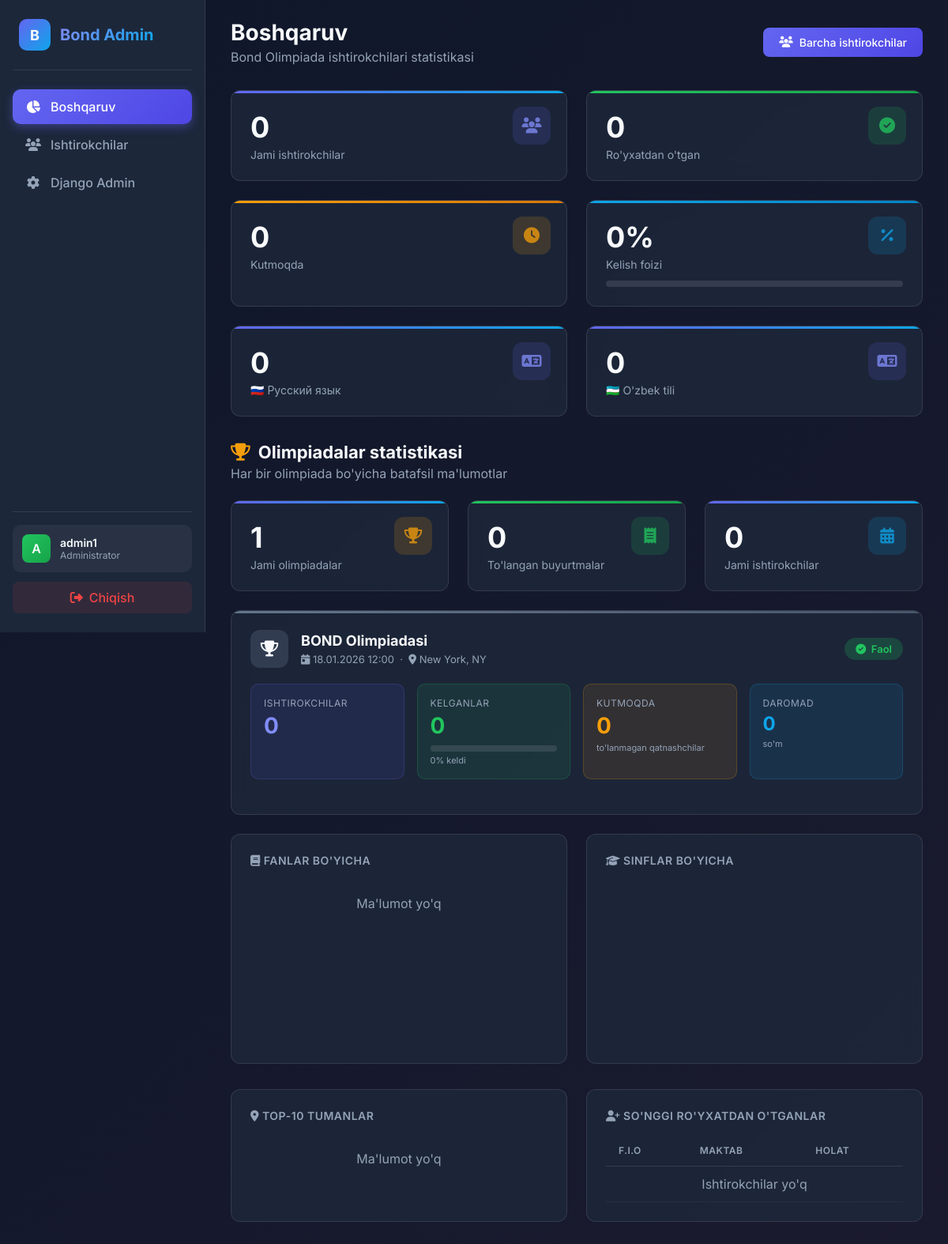
The app's page /panel/ (signed in), older data.
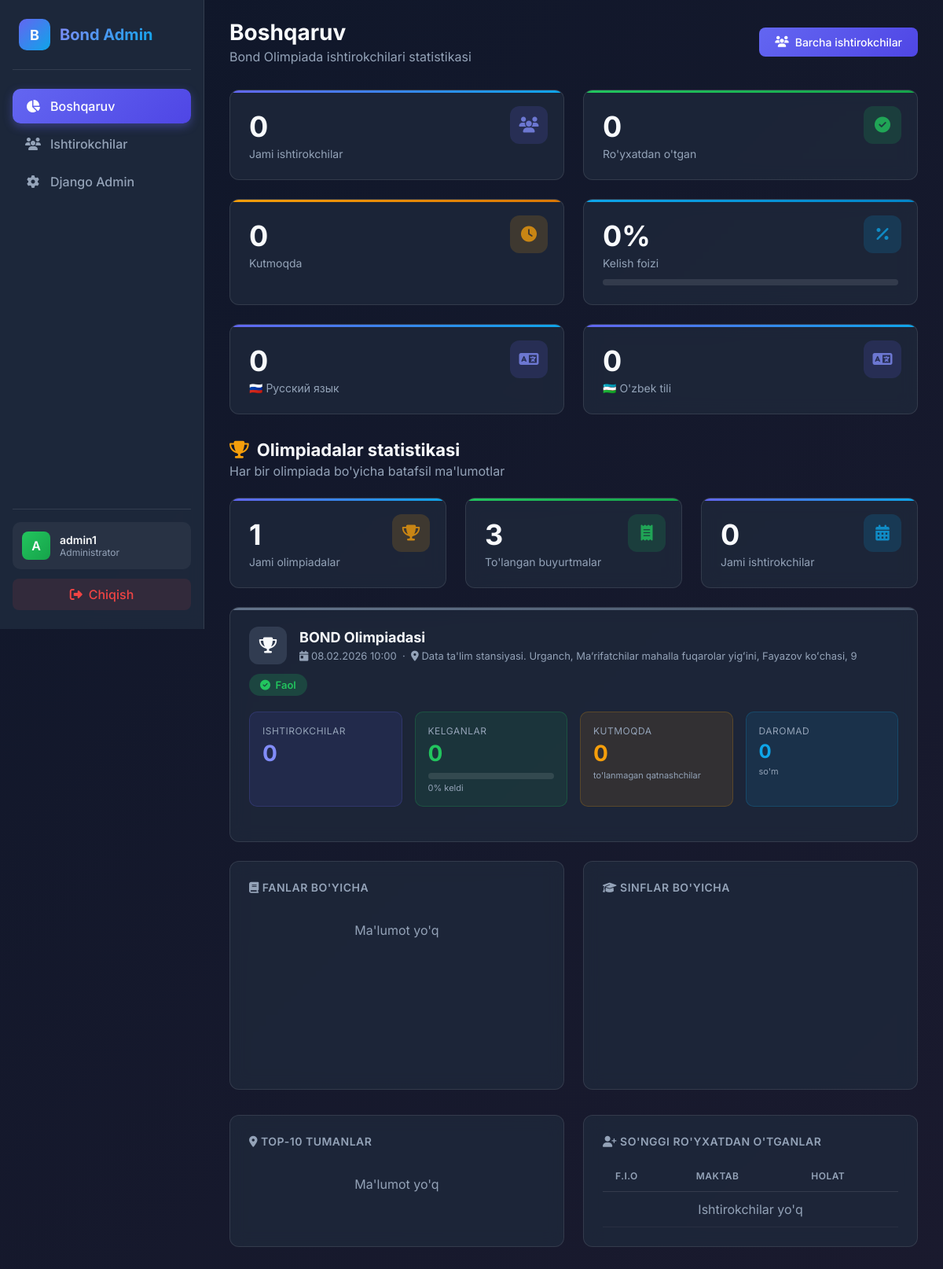
The same page, newer data.
### apps/public/models.py (models this page shows, shortened)
class OlympiadSettings(models.Model):
    event_name = models.CharField(
        max_length=255,
        default="BOND Olimpiadasi",
        verbose_name="Название мероприятия"
    )
    event_date = models.DateTimeField(
        verbose_name="Дата и время начала"
    )
    location = models.CharField(
        max_length=500,
        verbose_name="Место проведения"
    )
    address = models.TextField(
        blank=True,
        verbose_name="Адрес"
    )
    description = models.TextField(
        blank=True,
        verbose_name="Описание"
    )
    is_active = models.BooleanField(
        default=True,
        verbose_name="Активно"
    )
    created_at = models.DateTimeField(
        auto_now_add=True,
        verbose_name="Создано"
    )
    updated_at = models.DateTimeField(
        auto_now=True,
        verbose_name="Обновлено"
    )
    class Meta:
        verbose_name = "Настройки олимпиады"
        verbose_name_plural = "Настройки олимпиады"
        ordering = ["-created_at"]

### apps/admin_panel/views.py (the view)
# urls.py: path("", views.DashboardView.as_view(), name="dashboard"),
class DashboardView(LoginRequiredMixin, View):
    login_url = "/panel/login/"
    def get(self, request):
        from datetime import datetime, timezone as tz
        cutoff_date = datetime(2026, 2, 12, 0, 0, 0, tzinfo=tz.utc)
        recent_participants = Participant.objects.filter(created_at__gte=cutoff_date)
        total_participants = recent_participants.count()
        checked_in = recent_participants.filter(is_checked_in=True).count()
        not_checked_in = total_participants - checked_in
        checkin_rate = (
            round((checked_in / total_participants * 100), 1)
            if total_participants > 0
            else 0
        )
        by_subject = (
            Subject.objects.annotate(
                participant_count=Count("orders__participant", distinct=True, filter=Q(orders__participant__created_at__gte=cutoff_date))
            )
            .filter(participant_count__gt=0)
            .order_by("-participant_count")
        )
        by_grade_list = (
            recent_participants.values("grade")
            .annotate(count=Count("id"))
            .order_by("grade")
        )
        by_grade = list(by_grade_list)
        max_grade_count = max([g['count'] for g in by_grade], default=0)
        by_district = (
            recent_participants.values("district")
            .annotate(count=Count("id"))
            .order_by("-count")[:10]
        )
        recent_registrations = recent_participants.order_by("-created_at")[:10]
        seven_days_ago = timezone.now() - timezone.timedelta(days=7)
        registrations_by_date = (
            Participant.objects.filter(created_at__gte=seven_days_ago)
            .annotate(date=TruncDate("created_at"))
            .values("date")
            .annotate(count=Count("id"))
            .order_by("date")
        )
        ru_count = recent_participants.filter(test_language='ru').count()
        uz_count = recent_participants.filter(test_language='uz').count()
        now = timezone.now()
        olympiads = OlympiadSettings.objects.all().order_by('-event_date')
        olympiad_stats = []
        for olympiad in olympiads:
            is_preschool = "bog'cha" in olympiad.event_name.lower() or "maktabgacha" in olympiad.event_name.lower()
            all_orders = Order.objects.filter(olympiad=olympiad)
            all_registered_ids = set(
                all_orders.values_list('participant_id', flat=True).distinct()
            )
            if is_preschool and "maktabgacha" in olympiad.event_name.lower():
                all_participants = recent_participants.filter(id__in=all_registered_ids)
            else:
                if is_preschool:
                    age_group_filter = Q(grade=0)
                else:
                    age_group_filter = Q(grade__in=[1, 2, 3, 4, 5, 6, 7, 8, 9, 10, 11])
                all_participants = recent_participants.filter(age_group_filter)
            paid_orders = all_orders.filter(status='paid')
            paid_participant_ids = set(paid_orders.values_list(
                'participant_id', flat=True
            ).distinct())
            paid_in_group = all_participants.filter(id__in=paid_participant_ids)
            total_count = all_participants.count()
            participant_count = paid_in_group.count()
            checked_in_count = paid_in_group.filter(
                is_checked_in=True
            ).count()
            total_revenue = paid_orders.filter(
                participant__id__in=all_participants.values_list('id', flat=True)
            ).aggregate(total=Sum('total_amount'))['total'] or 0
            unpaid_participant_count = total_count - participant_count
            subjects_stats = (
                Subject.objects.filter(olympiad=olympiad)
                .annotate(
                    paid_count=Count(
                        'orders__participant',
                        filter=Q(orders__status='paid'),
                        distinct=True,
                    )
                )
                .order_by('-paid_count')
            )
            is_upcoming = olympiad.event_date > now
            olympiad_stats.append({
                'olympiad': olympiad,
                'participant_count': participant_count,
                'checked_in_count': checked_in_count,
                'checkin_rate': (
                    round(checked_in_count / participant_count * 100, 1)
                    if participant_count > 0 else 0
                ),
                'total_revenue': total_revenue,
                'unpaid_participant_count': unpaid_participant_count,
                'subjects_stats': subjects_stats,
                'is_upcoming': is_upcoming,
            })
        total_olympiads = olympiads.count()
        total_paid_orders = Order.objects.filter(status='paid').count()
        context = {
            "total_participants": total_participants,
            "checked_in": checked_in,
            "not_checked_in": not_checked_in,
            "checkin_rate": checkin_rate,
            "by_subject": by_subject,
            "by_grade": by_grade,
            "max_grade_count": max_grade_count,
            "by_district": by_district,
            "recent_registrations": recent_registrations,
            "registrations_by_date": list(registrations_by_date),
            "ru_count": ru_count,
            "uz_count": uz_count,
            "olympiad_stats": olympiad_stats,
            "total_olympiads": total_olympiads,
            "total_paid_orders": total_paid_orders,
        }
        return render(request, "admin_panel/dashboard.html", context)

### apps/admin_panel/templates/admin_panel/dashboard.html (shortened to what the changed rows need)
{% extends 'admin_panel/base.html' %}
{% block content %}
<div class="page-header">
    <div>
        <h1 class="page-title">Boshqaruv</h1>
    </div>
</div>
<div class="section-header" style="margin-bottom: 24px;">
    <h2 style="font-size: 22px; font-weight: 700; display: flex; align-items: center; gap: 10px;">
        <i class="fas fa-trophy" style="color: var(--warning);"></i>
        Olimpiadalar statistikasi
    </h2>
</div>
<div class="stats-grid" style="grid-template-columns: repeat(3, 1fr); margin-bottom: 24px;">
    <div class="card stat-card success">
        <div class="stat-icon">
            <i class="fas fa-receipt"></i>
        </div>
        <div class="stat-value">{{ total_paid_orders }}</div>
        <div class="stat-label">To'langan buyurtmalar</div>
    </div>
</div>
{% for stat in olympiad_stats %}
<div class="card" style="margin-bottom: 24px; position: relative; overflow: hidden;">
    <div
        style="position: absolute; top: 0; left: 0; right: 0; height: 3px; background: linear-gradient(90deg, {% if stat.is_upcoming %}var(--primary) 0%, var(--secondary) 100%{% else %}var(--gray-500) 0%, var(--gray-600) 100%{% endif %});">
    </div>
    <div
        style="display: flex; align-items: center; justify-content: space-between; margin-bottom: 20px; flex-wrap: wrap; gap: 12px;">
        <div style="display: flex; align-items: center; gap: 16px;">
            <div
                style="width: 48px; height: 48px; border-radius: 12px; display: flex; align-items: center; justify-content: center; font-size: 20px; background: {% if stat.is_upcoming %}linear-gradient(135deg, var(--primary) 0%, var(--secondary) 100%){% else %}rgba(100, 116, 139, 0.3){% endif %};">
                <i class="fas fa-trophy"></i>
            </div>
            <div>
                <h3 style="font-size: 18px; font-weight: 700; margin-bottom: 2px;">{{ stat.olympiad.event_name }}</h3>
                <span style="color: var(--gray-400); font-size: 13px;">
                    <i class="fas fa-calendar-day"></i>
                    {{ stat.olympiad.event_date|date:"d.m.Y H:i" }}
                    &nbsp;·&nbsp;
                    <i class="fas fa-map-marker-alt"></i>
                    {{ stat.olympiad.location }}
                </span>
            </div>
        </div>
        <div>
            {% if stat.is_upcoming %}
            <span class="badge"
                style="background: rgba(99, 102, 241, 0.2); color: var(--primary-light); padding: 6px 14px; font-size: 13px;">
                <i class="fas fa-clock"></i>&nbsp; Bo'lajak
            </span>
            {% elif stat.olympiad.is_active %}
            <span class="badge badge-success" style="padding: 6px 14px; font-size: 13px;">
                <i class="fas fa-check-circle"></i>&nbsp; Faol
            </span>
            {% else %}
            <span class="badge"
                style="background: rgba(100, 116, 139, 0.2); color: var(--gray-400); padding: 6px 14px; font-size: 13px;">
                <i class="fas fa-archive"></i>&nbsp; Yakunlangan
            </span>
            {% endif %}
        </div>
    </div>
    <div
        style="display: grid; grid-template-columns: repeat(auto-fit, minmax(160px, 1fr)); gap: 16px; margin-bottom: 20px;">
        <div
            style="background: rgba(99, 102, 241, 0.1); border: 1px solid rgba(99, 102, 241, 0.2); border-radius: 10px; padding: 16px;">
            <div
                style="color: var(--gray-400); font-size: 12px; margin-bottom: 4px; text-transform: uppercase; letter-spacing: 0.5px;">
                Ishtirokchilar</div>
            <div style="font-size: 28px; font-weight: 700; color: var(--primary-light);">{{ stat.participant_count }}
            </div>
        </div>
        <div
            style="background: rgba(34, 197, 94, 0.1); border: 1px solid rgba(34, 197, 94, 0.2); border-radius: 10px; padding: 16px;">
            <div
                style="color: var(--gray-400); font-size: 12px; margin-bottom: 4px; text-transform: uppercase; letter-spacing: 0.5px;">
                Kelganlar</div>
            <div style="font-size: 28px; font-weight: 700; color: var(--success);">{{ stat.checked_in_count }}</div>
            <div class="progress-bar" style="margin-top: 8px;">
            </div>
            <div style="font-size: 11px; color: var(--gray-400); margin-top: 4px;">{{ stat.checkin_rate }}% keldi</div>
        </div>
        <div
            style="background: rgba(245, 158, 11, 0.1); border: 1px solid rgba(245, 158, 11, 0.2); border-radius: 10px; padding: 16px;">
            <div
                style="color: var(--gray-400); font-size: 12px; margin-bottom: 4px; text-transform: uppercase; letter-spacing: 0.5px;">
                Kutmoqda</div>
            <div style="font-size: 28px; font-weight: 700; color: var(--warning);">{{ stat.unpaid_participant_count }}</div>
            <div style="font-size: 11px; color: var(--gray-400); margin-top: 4px;">to'lanmagan qatnashchilar</div>
        </div>
        <div
            style="background: rgba(14, 165, 233, 0.1); border: 1px solid rgba(14, 165, 233, 0.2); border-radius: 10px; padding: 16px;">
            <div
                style="color: var(--gray-400); font-size: 12px; margin-bottom: 4px; text-transform: uppercase; letter-spacing: 0.5px;">
                Daromad</div>
            <div style="font-size: 24px; font-weight: 700; color: var(--secondary);">{{ stat.total_revenue|floatformat:0 }}</div>
            <div style="font-size: 11px; color: var(--gray-400); margin-top: 4px;">so'm</div>
        </div>
    </div>
</div>
{% empty %}
<div class="card" style="text-align: center; padding: 40px; margin-bottom: 24px;">
    <i class="fas fa-trophy" style="font-size: 48px; color: var(--gray-500); margin-bottom: 16px;"></i>
    <p style="color: var(--gray-400); font-size: 16px;">Olimpiadalar hali qo'shilmagan</p>
</div>
{% endfor %}
<div class="charts-grid">
    <div class="card">
        <div class="table-container">
            <table class="table">
                <thead>
                    <tr>
                        <th>F.I.O</th>
                        <th>Maktab</th>
                        <th>Holat</th>
                    </tr>
                </thead>
            </table>
        </div>
    </div>
</div>
{% endblock %}

Row changes from the older to the newer data that the page shows:
changed OlympiadSettings "BOND Olimpiadasi": olympiad.event_date "18.01.2026 12:00" → "08.02.2026 10:00"; olympiad.location "New York, NY" → "Data ta'lim stansiyasi. Urganch, Ma’rifatchilar mahalla fuqarolar yigʻini, Fayazov koʻchasi, 9"
Text that changed along with them:
{{ total_paid_orders }}: "0" → "3"
